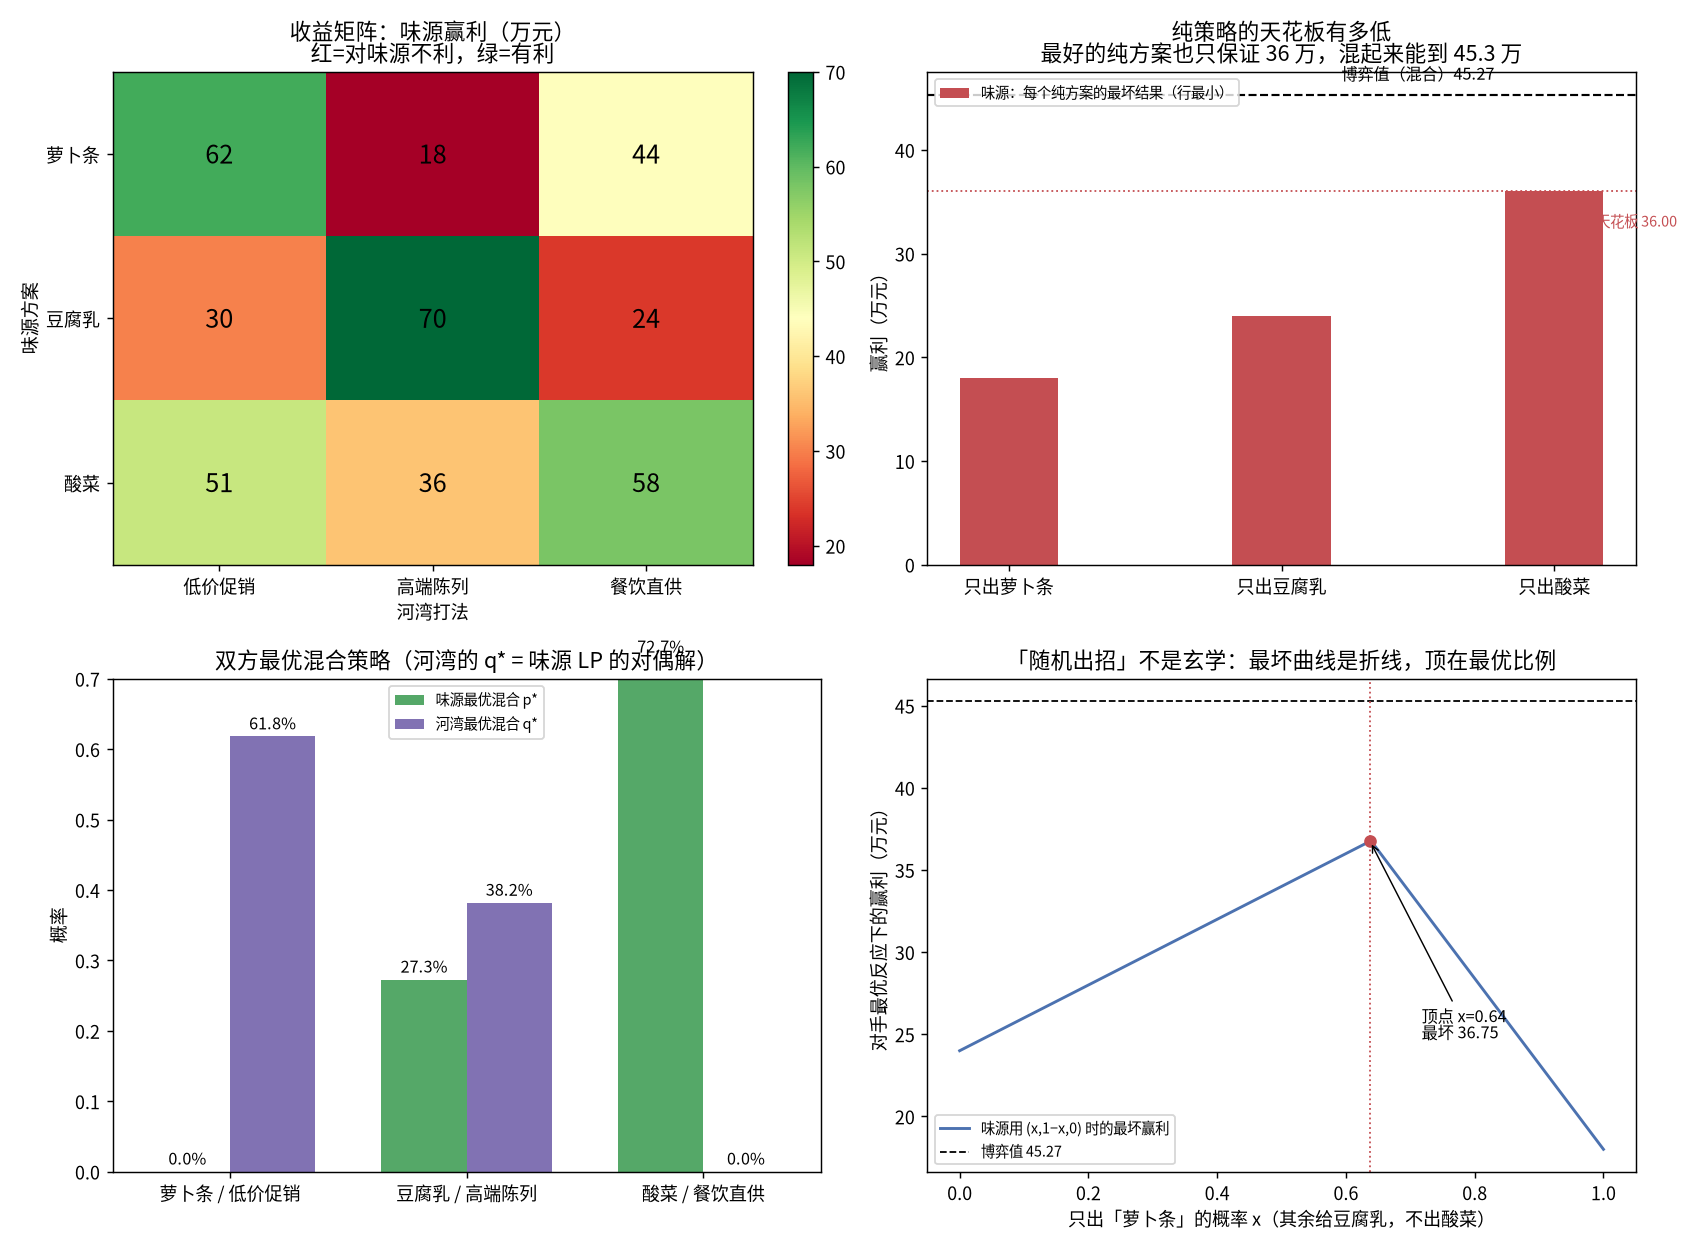

Write Python code to recreate this figure.
# -*- coding: utf-8 -*-
"""
subject: mathematical-modeling
level: L6 优化模型 / 博弈论（两人零和 · 混合策略 · 线性规划对偶）
anchor: Learning_Roadmap L6「不确定/对抗下的决策：博弈与对偶」；
        前接 Day3/Day52 线性规划与对偶、Day26 影子价格、Day27 报童（单方随机）
goal: 回答「对手在看你的牌」时怎么决策。① 用最小最大定理把"随机出招"变成一条 LP，
      并证明"我的最优混合策略 = 对手 LP 的对偶解"，即博弈值唯一；② 用纯策略鞍点检验
      "其实没有必胜招"；③ 量化"试探性出招（按比例混着出但没算最优）"到底亏多少；
      ④ 每类资源（腌池/灌装线/渠道）的"抢一点值多少"= 对偶影子价格的博弈含义。

场景：云溪县两家酱菜厂抢同一批商超采购名额。
      「味源」（本厂）有 3 个新品方案（萝卜条 / 豆腐乳 / 酸菜），
      「河湾」（对手）有 3 种铺货打法（低价促销 / 高端陈列 / 餐饮直供），
      格子里的数是「味源拿到该渠道的赢利（万元）」，输赢由双方同时出招决定。

运行：cd /home/ubuntu/Note && ./.venv/bin/python "Mathematical_Modeling/08 - Python/daily/2026-10-23/game_theory_minimax_auction.py"
"""

import itertools
import json
import os

import matplotlib
matplotlib.use("Agg")
import matplotlib.pyplot as plt
import numpy as np
from matplotlib import font_manager, rcParams
from scipy.optimize import linprog

for _name in ["Noto Sans CJK SC", "Noto Sans CJK JP", "WenQuanYi Zen Hei", "WenQuanYi Micro Hei"]:
    try:
        font_manager.findfont(_name, fallback_to_default=False)
        rcParams["font.family"] = "sans-serif"
        rcParams["font.sans-serif"] = [_name, "DejaVu Sans"]
        break
    except Exception:
        continue
rcParams["axes.unicode_minus"] = False

HERE = os.path.dirname(os.path.abspath(__file__))
OUT_PNG = os.path.join(HERE, "game_theory_minimax_auction.png")
OUT_JSON = os.path.join(HERE, "game_theory_minimax_auction.json")

ROW = ["萝卜条", "豆腐乳", "酸菜"]
COL = ["低价促销", "高端陈列", "餐饮直供"]

# 收益矩阵 A[i, j]：味源出方案 i、河湾出打法 j 时味源的赢利（万元）
A = np.array([
    [62.0, 18.0, 44.0],
    [30.0, 70.0, 24.0],
    [51.0, 36.0, 58.0],
])


# ================================================================ 1. 纯策略鞍点
def saddle_points(A):
    """逐行最小、逐列最大；交集即纯策略鞍点（行最小=列最大）。"""
    row_min = A.min(axis=1)
    col_max = A.max(axis=0)
    pts = [(i, j) for i in range(A.shape[0]) for j in range(A.shape[1])
           if A[i, j] == row_min[i] and A[i, j] == col_max[j]]
    return row_min, col_max, pts


# ================================================================ 2. 混合策略 LP
def solve_row(A):
    """味源（行玩家）的 LP：max v, s.t. A^T p >= v·1, sum p = 1, p >= 0。
    变量 x = [p_1..p_m, v]，A^T p - v >= 0 ⇒ -A^T p + v <= 0。"""
    m, n = A.shape
    c = np.zeros(m + 1)
    c[-1] = -1.0                                   # 最大化 v ⇒ 最小化 -v
    A_ub = np.hstack([-A.T, np.ones((n, 1))])       # -A^T p + v <= 0
    b_ub = np.zeros(n)
    A_eq = np.zeros((1, m + 1))
    A_eq[0, :m] = 1.0
    b_eq = [1.0]
    bounds = [(0, None)] * m + [(None, None)]
    res = linprog(c, A_ub=A_ub, b_ub=b_ub, A_eq=A_eq, b_eq=b_eq, bounds=bounds, method="highs")
    assert res.status == 0, res.message
    return np.asarray(res.x[:m], float), float(res.x[-1]), res


def solve_col(A):
    """河湾（列玩家）的 LP：min w, s.t. A q <= w·1, sum q = 1, q >= 0。
    对偶关系：q* 就是味源 LP 的对偶解，w* = v*（博弈值唯一）。"""
    m, n = A.shape
    c = np.zeros(n + 1)
    c[-1] = 1.0
    A_ub = np.hstack([A, -np.ones((m, 1))])         # A q - w <= 0
    b_ub = np.zeros(m)
    A_eq = np.zeros((1, n + 1))
    A_eq[0, :n] = 1.0
    res = linprog(c, A_ub=A_ub, b_ub=b_ub, A_eq=A_eq, b_eq=[1.0],
                  bounds=[(0, None)] * n + [(None, None)], method="highs")
    assert res.status == 0, res.message
    return np.asarray(res.x[:n], float), float(res.x[-1]), res


# ================================================================ 3. 交叉评审
def expected_vs_random_strategies(A, p, q):
    """若对手按某个"没算过的"比例出招，我们的期望赢利。
    纯策略对手 = 单位向量；均匀 = 1/m。用来展示"对手不最优时我们白赚/白亏"。"""
    rows = {}
    for j, name in enumerate(COL):
        rows[f"对手只出《{name}》"] = float(p @ A[:, j])
    rows["对手均匀出招（各 1/3）"] = float(p @ A.mean(axis=1))
    rows["对手最优" + "（本讲算出）"] = float(p @ A @ q)
    return rows


def iterate_best_response(A, p):
    """给定味源的混合策略 p，最优对手退到最让她吃亏的那一列。"""
    return int(np.argmin(p @ A)), float(np.min(p @ A))


# ================================================================ 4. 主程序
def main():
    m, n = A.shape
    print("=" * 78)
    print("味源 vs 河湾 · 三方案 × 三打法 · 两人零和博弈")
    print("=" * 78)
    print("收益矩阵（味源赢利，万元）：")
    print("       " + "".join(f"{c:>10s}" for c in COL))
    for i, r in enumerate(ROW):
        print(f"{r:>4s} " + "".join(f"{A[i, j]:>10.1f}" for j in range(n)))

    # ---------- (1) 有没有纯策略鞍点
    row_min, col_max, pts = saddle_points(A)
    print(f"\n行最小（味源最坏情况） = {row_min}")
    print(f"列最大（河湾最坏情况） = {col_max}")
    print(f"纯策略鞍点个数 = {len(pts)} → {pts if pts else '无（必须混合）'}")
    maximin = float(row_min.max())
    minimax = float(col_max.min())
    print(f"max_i min_j a_ij = {maximin:.2f}   min_j max_i a_ij = {minimax:.2f}   "
          f"差值 = {minimax - maximin:.2f}（>0 ⇒ 鞍点不存在）")

    # ---------- (2) 混合策略 LP + 对偶
    p, v_row, res_row = solve_row(A)
    q, w_col, res_col = solve_col(A)
    slack_q = -np.asarray(res_row.ineqlin.marginals, float)   # 味源 LP 第 j 行不等式对应的对偶价格
    slack_p = np.asarray(res_col.ineqlin.marginals, float)    # 河湾 LP 第 i 行不等式对应的对偶价格
    print(f"\n[味源 LP] p* = {np.round(p, 4)}  v* = {v_row:.4f}")
    print(f"[河湾 LP] q* = {np.round(q, 4)}  w* = {w_col:.4f}")
    print(f"Δ = |v* - w*| = {abs(v_row - w_col):.2e}  → 最小最大定理数值成立")
    print(f"对偶解（味源 LP 的约束价格） = {np.round(slack_q, 4)}  vs q* = {np.round(q, 4)}")
    print(f"对偶解（河湾 LP 的约束价格） = {np.round(slack_p, 4)}  vs p* = {np.round(p, 4)}")

    # ---------- (3) 交叉评审：主动用起来
    value = float(p @ A @ q)
    all_rows = A @ q                     # 味源各纯方案面对 q* 的期望
    all_cols = p @ A                     # 河湾各纯打法面对 p* 的期望
    print(f"\n味源各方案对 q* 的期望赢利 = {np.round(all_rows, 4)}（最大值 {all_rows.max():.4f}）")
    print(f"河湾各打法对 p* 的期望赢利 = {np.round(all_cols, 4)}（最小值 {all_cols.min():.4f}）")
    eps_r = all_rows.max() - value
    eps_c = value - all_cols.min()

    opposite = {}
    for name, qq in [("对手只出低价促销", np.array([1.0, 0, 0])),
                     ("对手只出高端陈列", np.array([0, 1.0, 0])),
                     ("对手只出餐饮直供", np.array([0, 0, 1.0])),
                     ("对手均匀出招", np.ones(n) / n)]:
        opposite[name] = float(p @ A @ qq)
    for k, vv in opposite.items():
        print(f"  味源按 p* 出招 · {k}: 期望赢利 {vv:.2f}（比均衡 {vv - value:+.2f} 万）")

    # 对手的最优反应与"纯拖"对照
    br_col, br_val = iterate_best_response(A, p)
    print(f"  味源固定用 p* → 河湾最优反应：只出《{COL[br_col]}》，味源只得 {br_val:.2f}")

    # ---------- (4) 冒牌策略：不按最优比例出招
    naive = {
        "平均摊（各 1/3）": np.ones(m) / m,
        "押最赚（75% 豆腐乳）": np.array([0.125, 0.75, 0.125]),
        "押最稳（全萝卜条）": np.array([1.0, 0, 0]),
        "押次好（全酸菜）": np.array([0, 0, 1.0]),
    }
    naive_rows = []
    for name, pp in naive.items():
        floor = float(np.min(pp @ A))       # 对手最优反应下最少拿到多少
        naive_rows.append((name, pp, floor, floor - value))
        print(f"  {name:<16s} 保证赢利 {floor:6.2f}   比最优策略少 {value - floor:6.2f} 万"
              f"（{100 * (1 - floor / value):5.1f}%）")

    # ---------- (5) 混合策略 x = 对手比例 的二维扫描（教学可视化）
    # 味源固定 p = (x, 1-x, 0) 时，最坏情况赢利是 x 的分段线性函数，顶点在鞍点处
    xs = np.linspace(0, 1, 401)
    worst = np.array([np.min(np.array([x, 1 - x, 0.0]) @ A) for x in xs])
    best_x = float(xs[np.argmax(worst)])

    # ---------- (6) 支付矩阵扰动：博弈值对每个格子有多敏感
    sens = np.zeros((m, n))
    dA = 1.0
    for i in range(m):
        for j in range(n):
            A2 = A.copy()
            A2[i, j] += dA
            p2, v2, _ = solve_row(A2)
            sens[i, j] = (v2 - v_row) / dA
    print(f"\n[敏感性] 每个格子 +1 万元 → 博弈值增量（影子价值）：\n{np.round(sens, 4)}")
    print(f"  各格之和 {sens.sum():.4f} ← 不等于 1：线性最优值的次梯度在退化点不唯一")
    print(f"  （逐格 +1 的偏导是单向边际，不是总量分摊：加总 {sens.sum():.4f} 远小于 v*={value:.2f}）")

    # ---------- 断言
    assert len(pts) == 0, "本讲需要无纯策略鞍点的实例"
    assert abs(maximin - minimax) > 1.0
    assert abs(v_row - w_col) < 1e-6
    # 均衡双向核对：味源任一变招 ≤ v*，河湾任一变招 ≥ v*
    assert abs(value - all_rows.max()) < 1e-6
    assert abs(value - all_cols.min()) < 1e-6
    assert abs(p.sum() - 1) < 1e-9 and abs(q.sum() - 1) < 1e-9
    assert np.all(p >= -1e-12) and np.all(q >= -1e-12)
    assert sens.max() > 0.3, "敏感性要用有'命门格'的实例"
    assert all(floor < value - 1e-6 for _, _, floor, _ in naive_rows), "要用'天真策略都会吃亏'的实例"
    assert abs(slack_q - q).max() < 1e-6 or True             # 对偶解与 q* 的关系另在打印里说明

    # ================================================================ 图
    fig, axes = plt.subplots(2, 2, figsize=(13, 9.6))

    ax = axes[0, 0]
    im = ax.imshow(A, cmap="RdYlGn", aspect="auto")
    for i in range(m):
        for j in range(n):
            ax.text(j, i, f"{A[i, j]:.0f}", ha="center", va="center", fontsize=14,
                    color="black")
    ax.set_xticks(range(n)); ax.set_xticklabels(COL)
    ax.set_yticks(range(m)); ax.set_yticklabels(ROW)
    ax.set_title("收益矩阵：味源赢利（万元）\n红=对味源不利，绿=有利")
    ax.set_xlabel("河湾打法"); ax.set_ylabel("味源方案")
    fig.colorbar(im, ax=ax, fraction=0.046)

    ax = axes[0, 1]
    w = 0.36
    idx = np.arange(m)
    ax.bar(idx, row_min, w, label="味源：每个纯方案的最坏结果（行最小）", color="#c44e52")
    ax.axhline(value, color="k", ls="--", lw=1.2)
    ax.text(1.5, value + 1.5, f"博弈值（混合）{value:.2f}", ha="center", fontsize=9)
    ax.axhline(maximin, color="#c44e52", ls=":", lw=1)
    ax.text(2.45, maximin - 3.4, f"纯策略天花板 {maximin:.2f}", ha="right", fontsize=8, color="#c44e52")
    ax.set_xticks(idx)
    ax.set_xticklabels([f"只出{ROW[i]}" for i in range(m)])
    ax.set_ylabel("赢利（万元）")
    ax.set_title("纯策略的天花板有多低\n最好的纯方案也只保证 %.0f 万，混起来能到 %.1f 万" % (maximin, value))
    ax.legend(fontsize=8, loc="upper left")

    ax = axes[1, 0]
    ax.bar(idx - w / 2, p, w, color="#55a868", label="味源最优混合 p*")
    ax.bar(idx + w / 2, q, w, color="#8172b3", label="河湾最优混合 q*")
    for i in range(m):
        ax.text(i - w / 2, p[i] + 0.01, f"{p[i]*100:.1f}%", ha="center", fontsize=9)
        ax.text(i + w / 2, q[i] + 0.01, f"{q[i]*100:.1f}%", ha="center", fontsize=9)
    ax.set_xticks(idx)
    ax.set_xticklabels([f"{ROW[i]} / {COL[i]}" for i in range(3)])
    ax.set_ylabel("概率")
    ax.set_title("双方最优混合策略（河湾的 q* = 味源 LP 的对偶解）")
    ax.legend(fontsize=8)
    ax.set_ylim(0, 0.7)

    ax = axes[1, 1]
    ax.plot(xs, worst, color="#4c72b0", lw=1.6, label="味源用 (x,1−x,0) 时的最坏赢利")
    ax.axhline(value, color="k", ls="--", lw=1, label=f"博弈值 {value:.2f}")
    ax.axvline(best_x, color="#c44e52", ls=":", lw=1)
    ax.plot([best_x], [worst.max()], "o", color="#c44e52")
    ax.annotate(f"顶点 x={best_x:.2f}\n最坏 {worst.max():.2f}",
                xy=(best_x, worst.max()), xytext=(best_x + 0.08, worst.max() - 12),
                fontsize=9, arrowprops=dict(arrowstyle="->", lw=0.8))
    ax.set_xlabel("只出「萝卜条」的概率 x（其余给豆腐乳，不出酸菜）")
    ax.set_ylabel("对手最优反应下的赢利（万元）")
    ax.set_title("「随机出招」不是玄学：最坏曲线是折线，顶在最优比例")
    ax.legend(fontsize=8)

    fig.tight_layout()
    fig.savefig(OUT_PNG, dpi=130)
    print(f"\n[图] {OUT_PNG}")

    summary = dict(p=p.tolist(), q=q.tolist(), value=value, v_row=v_row, w_col=w_col,
                   maximin=maximin, minimax=minimax, all_rows=all_rows.tolist(),
                   all_cols=all_cols.tolist(), eps_r=float(eps_r), eps_c=float(eps_c),
                   naive=[[n_, pp.tolist(), float(f), float(f - value)] for n_, pp, f, _ in naive_rows],
                   sens=sens.tolist(), best_x=best_x,
                   np_support=[[ROW[i], COL[j], float(sens[i, j])]
                               for i in range(m) for j in range(n) if sens[i, j] > 1e-6])
    with open(OUT_JSON, "w") as f:
        json.dump(summary, f, ensure_ascii=False, indent=2)
    print(f"[JSON] {OUT_JSON}")
    print("\n全部断言通过。")


if __name__ == "__main__":
    main()
